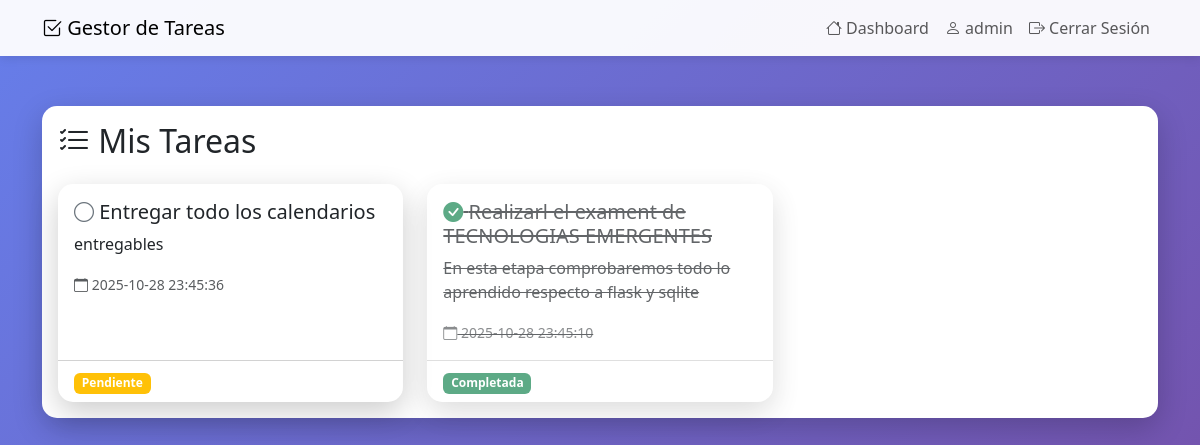
The page / (signed in) on the database its author committed.
### tables this page shows
CREATE TABLE tasks (
            id INTEGER PRIMARY KEY AUTOINCREMENT,
            title TEXT NOT NULL,
            description TEXT,
            completed INTEGER DEFAULT 0,
            user_id INTEGER NOT NULL,
            created_at TIMESTAMP DEFAULT CURRENT_TIMESTAMP,
            FOREIGN KEY (user_id) REFERENCES users (id) ON DELETE CASCADE
        );

### controllers/task_controller.py (the view)
@task_bp.route('/')
def index():
    if 'user_id' not in session:
        return redirect(url_for('auth.login'))
    tasks = Task.get_all_by_user(session['user_id'])
    return render_template('index.html', tasks=tasks)

### models/database.py (called while the page is built)
def get_db():
    conn = sqlite3.connect(Config.DATABASE)
    conn.row_factory = sqlite3.Row
    return conn

### models/task.py (called while the page is built)
    @staticmethod
    def get_all_by_user(user_id):
        conn = get_db()
        cursor = conn.cursor()
        cursor.execute(
            'SELECT * FROM tasks WHERE user_id = ? ORDER BY created_at DESC',
            (user_id,)
        )
        rows = cursor.fetchall()
        conn.close()
        tasks = []
        for row in rows:
            tasks.append(Task(
                row['id'], row['title'], row['description'],
                row['completed'], row['user_id'], row['created_at']
            ))
        return tasks

### templates/index.html (shortened to what this page needs)
{% extends "base.html" %}
{% block content %}
<div class="row">
    <div class="col-12">
        <div class="card">
            <div class="card-body">
                <h2 class="card-title mb-4">
                    <i class="bi bi-list-check"></i> Mis Tareas
                </h2>
                {% if tasks %}
                <div class="row row-cols-1 row-cols-md-2 row-cols-lg-3 g-4">
                    {% for task in tasks %}
                    <div class="col">
                        <div class="card task-card h-100 {% if task.completed %}task-completed{% endif %}">
                            <div class="card-body">
                                <h5 class="card-title">
                                    {% if task.completed %}
                                    <i class="bi bi-check-circle-fill text-success"></i>
                                    {% else %}
                                    <i class="bi bi-circle text-secondary"></i>
                                    {% endif %}
                                    {{ task.title }}
                                </h5>
                                <p class="card-text">{{ task.description or 'Sin descripción' }}</p>
                                <small class="text-muted">
                                    <i class="bi bi-calendar"></i> {{ task.created_at }}
                                </small>
                            </div>
                            <div class="card-footer bg-transparent">
                                <span class="badge {% if task.completed %}bg-success{% else %}bg-warning{% endif %}">
                                    {% if task.completed %}Completada{% else %}Pendiente{% endif %}
                                </span>
                            </div>
                        </div>
                    </div>
                    {% endfor %}
                </div>
                {% else %}
                <div class="alert alert-info text-center">
                    <i class="bi bi-info-circle"></i> No tienes tareas aún.
                    <a href="{{ url_for('task.dashboard') }}" class="alert-link">Ir al Dashboard para crear tareas</a>
                </div>
                {% endif %}
            </div>
        </div>
    </div>
</div>
{% endblock %}

### templates/base.html (shortened to what this page needs)
<!DOCTYPE html>
<html lang="es">
<head>
    <link href="https://cdn.jsdelivr.net/npm/bootstrap@5.3.0/dist/css/bootstrap.min.css" rel="stylesheet">
    <link rel="stylesheet" href="https://cdn.jsdelivr.net/npm/bootstrap-icons@1.11.0/font/bootstrap-icons.css">
</head>
<body>
    {% if session.user_id %}
    <nav class="navbar navbar-expand-lg navbar-light bg-light">
        <div class="container">
            <a class="navbar-brand" href="{{ url_for('task.dashboard') }}">
                <i class="bi bi-check2-square"></i> Gestor de Tareas
            </a>
            <div class="collapse navbar-collapse" id="navbarNav">
                <ul class="navbar-nav ms-auto">
                    <li class="nav-item">
                        <a class="nav-link" href="{{ url_for('task.dashboard') }}">
                            <i class="bi bi-house"></i> Dashboard
                        </a>
                    </li>
                    <li class="nav-item">
                        <span class="nav-link">
                            <i class="bi bi-person"></i> {{ session.username }}
                        </span>
                    </li>
                    <li class="nav-item">
                        <a class="nav-link" href="{{ url_for('auth.logout') }}">
                            <i class="bi bi-box-arrow-right"></i> Cerrar Sesión
                        </a>
                    </li>
                </ul>
            </div>
        </div>
    </nav>
    {% endif %}
    <div class="container main-container">
        {% block content %}{% endblock %}
    </div>
</body>
</html>

### templates/base.html (style rules this page uses)
body { background: linear-gradient(135deg, #667eea 0%, #764ba2 100%); min-height: 100vh; }
.main-container { padding-top: 50px; padding-bottom: 50px; }
.card { box-shadow: 0 10px 30px rgba(0,0,0,0.2); border: none; border-radius: 15px; }
.navbar { background: rgba(255,255,255,0.95) !important; box-shadow: 0 2px 10px rgba(0,0,0,0.1); }
.task-card { transition: transform 0.2s; }
.task-completed { opacity: 0.7; text-decoration: line-through; }

### rows shown on the page
tasks: completed 0 (drawn), title "Entregar todo los calendarios", description "entregables", created_at "2025-10-28 23:45:36"
tasks: completed 1 (drawn), title "Realizarl el exament de TECNOLOGIAS EMERGENTES", description "En esta etapa comprobaremos todo lo aprendido respecto a flask y sqlite", created_at "2025-10-28 23:45:10"

### other values the page prints
{{ session.username }} "admin"
